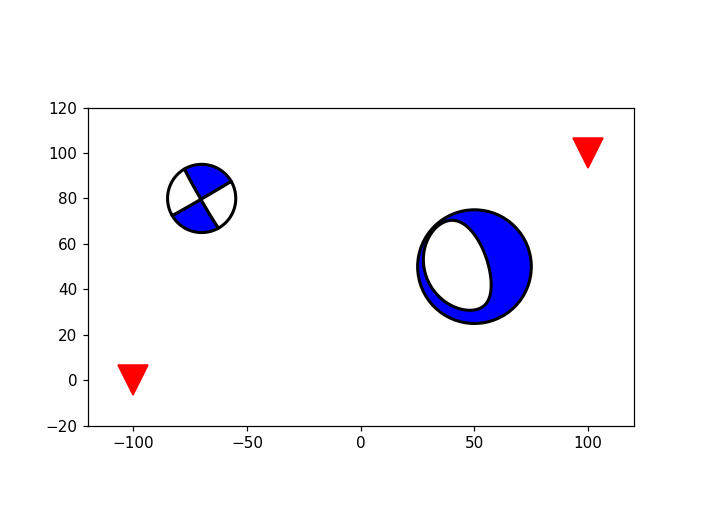

Generate this figure with Python:
import matplotlib.pyplot as plt
from obspy.imaging.beachball import beach
np1 = [150, 87, 1]
mt = [-2.39, 1.04, 1.35, 0.57, -2.94, -0.94]
beach1 = beach(np1, xy=(-70, 80), width=30)
beach2 = beach(mt, xy=(50, 50), width=50)
plt.plot([-100, 100], [0, 100], "rv", ms=20)
ax = plt.gca()
ax.add_collection(beach1)
ax.add_collection(beach2)
ax.set_aspect("equal")
ax.set_xlim((-120, 120))
ax.set_ylim((-20, 120))
